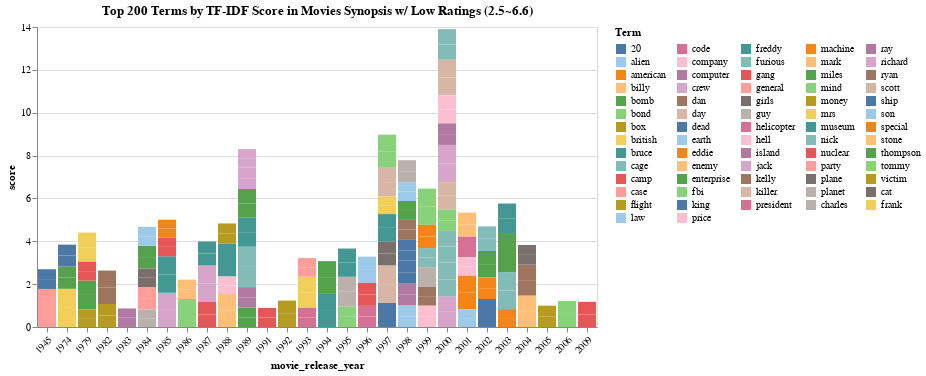

The cell this chart's notebook holds for it:
### Code cell
data = tfidf_df[(tfidf_df['is_year'] == 0) & (tfidf_df['is_name'] == 0)].head(200).reset_index(drop=True)
selection = alt.selection_point(fields=['term'], bind='legend')

chart = alt.Chart(data).mark_bar().encode(
    y='score',
    x=alt.X('movie_release_year:N', axis=alt.Axis(labelAngle=-45)),
    color=alt.Color('term', legend=alt.Legend(title='Term', orient='right', symbolLimit=len(data['term'].unique()), columns=5), scale=alt.Scale(scheme='tableau20')),
    tooltip=['term', 'score', 'movie_release_year'],
    opacity=alt.condition(selection, alt.value(1), alt.value(0.2))
).add_params(selection).properties(
    title='Top 200 Terms by TF-IDF Score in Movies Synopsis w/ Low Ratings (2.5~6.6)'
)

chart

### Figure 1 — Vega-Lite specification as saved in the notebook (floating-point values rounded to 4 significant figures; data arrays with more than 128 entries replaced by an {"elided": "..."} marker saying what was removed)
{"config": {"view": {"continuousWidth": 300, "continuousHeight": 300}}, "data": {"name": "data-fe13060354f1b4299bdf899e0f9bcb02"}, "mark": {"type": "bar"}, "encoding": {"color": {"field": "term", "legend": {"columns": 5, "orient": "right", "symbolLimit": 67, "title": "Term"}, "scale": {"scheme": "tableau20"}, "type": "nominal"}, "opacity": {"condition": {"param": "param_1", "value": 1}, "value": 0.2}, "tooltip": [{"field": "term", "type": "nominal"}, {"field": "score", "type": "quantitative"}, {"field": "movie_release_year", "type": "quantitative"}], "x": {"axis": {"labelAngle": -45}, "field": "movie_release_year", "type": "nominal"}, "y": {"field": "score", "type": "quantitative"}}, "params": [{"name": "param_1", "select": {"type": "point", "fields": ["term"]}, "bind": "legend"}], "title": "Top 200 Terms by TF-IDF Score in Movies Synopsis w/ Low Ratings (2.5~6.6)", "$schema": "https://vega.github.io/schema/vega-lite/v5.16.3.json", "datasets": {"data-fe13060354f1b4299bdf899e0f9bcb02": {"elided": "200 records"}}}
